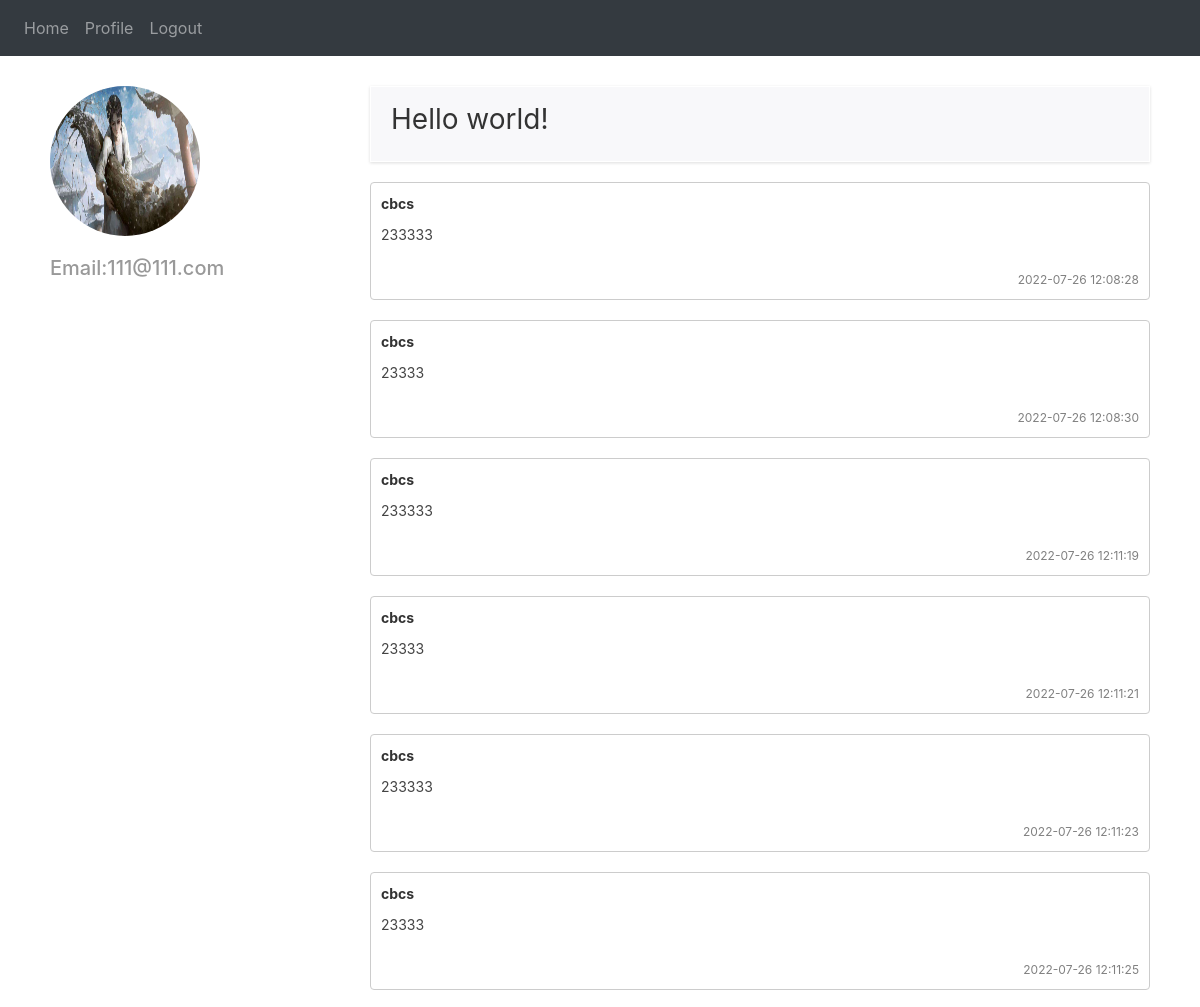
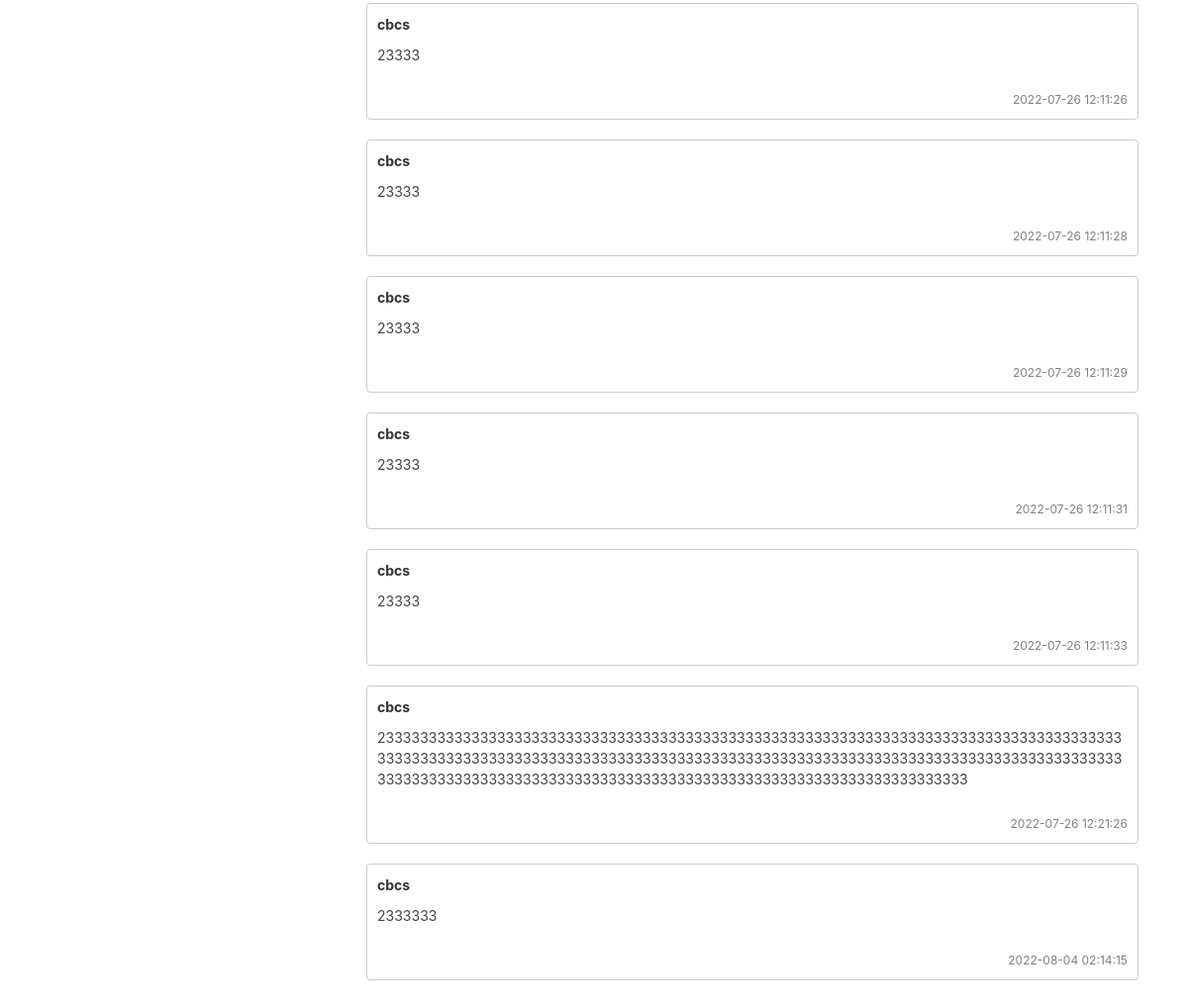
/profile/7 (signed in), run on the app's committed database (2 pictures, top to bottom).
### website/models.py (models this page shows)
class User(db.Model, UserMixin):
    id = db.Column(db.Integer, primary_key=True)
    email = db.Column(db.String(150), unique=True)
    password = db.Column(db.String(150))
    nickname = db.Column(db.String(150))
    portraitLink = db.Column(db.String(150),default='butterfly.jpg')
    notes = db.relationship('Note')

class Note(db.Model):
    id = db.Column(db.Integer, primary_key=True)
    data = db.Column(db.String(10000))
    date = db.Column(db.DateTime(timezone=True), default=func.now())
    user_id = db.Column(db.Integer, db.ForeignKey('user.id'))

### website/views.py (the view)
@views.route('/profile/<user_id>',methods=['GET', 'POST'])
@login_required
def profile(user_id):
    accessingUser=User.query.get(user_id) # 根据请求url获得被访问用户id
    return render_template("profile.html",user=current_user,accessingUser=accessingUser)

### website/__init__.py (called while the page is built)
def create_app():
    app = Flask(__name__)
    app.config['SECRET_KEY'] = 'hjshjhdjah kjshkjdhjs'
    app.config['SQLALCHEMY_DATABASE_URI'] = f'sqlite:///{DB_NAME}'
    db.init_app(app)
    from .views import views
    from .auth import auth
    app.register_blueprint(views, url_prefix='/')
    app.register_blueprint(auth, url_prefix='/')
    from .models import User, Note
    create_database(app)
    login_manager = LoginManager()
    login_manager.login_view = 'auth.login'
    login_manager.init_app(app)
    @login_manager.user_loader
    def load_user(id):
        return User.query.get(int(id))
    return app

### website/templates/profile.html (shortened to what this page needs)
{% extends "base.html" %} {% block title %}Profile{% endblock %} {% block
content %}
<div class="article_box clearfix">
  <div class="right">
    <div class="article_box_one">
      <div class="index_article_title clearfix">
        <h3>Hello world!</h3>
      </div>
      <ul class="index_article" id="notes">
        {% for note in accessingUser.notes %}
        <li class="article">
          <div class="show">
            <div class="show-content">
              <div class="show-name">
                {% if note.user_id == user.id %} me {% else %}
                {{accessingUser.nickname}} {% endif %}
              </div>
              <div class="show-txt">
                <p class="">{{ note.data }}</p>
              </div>
              <div class="show-time">{{ note.date }}</div>
            </div>
          </div>
        </li>
        {% endfor %}
      </ul>
    </div>
  </div>
  <div class="left">
    <div class="self_info">
      <img
        src="{{ url_for('static', filename='images/'+accessingUser.portraitLink) }}"
        class="round_icon"
        alt="{{accessingUser.portraitLink}}"
      />
      <div class="self_info_text">
        <h3>Email:{{accessingUser.email}}</h3>
      </div>
    </div>
  </div>
</div>
{% endblock%}

### website/static/css/base.css (style rules this page uses)
.self_info_text h3 { margin: 20px auto;font-size: 20px;text-align: left;color: #999; }
body { height: 100%; }
.article_box { width: 1100px;margin: 30px auto; }
.left { width: 300px;float: left; }
.right { width: 780px;float: right; }
.article_box_one { width: 100%;margin-bottom: 24px; }
.index_article_title { padding: 16px 20px;background:#f8f8fa;box-shadow: 0 1px 3px #ddd;border: 1px #fff solid;-webkit-box-shadow: 0 1px 3px #ddd; }
.index_article_title h3 { font-weight: normal;display: block;width: 90%;float: left;color: #333; }
.article { list-style-type: none; }
.show { width: 100%; margin: 20px auto; }
.show-content { width: 100%; border: 1px solid #ccc; border-radius: 4px; margin-bottom: 10px; padding: 10px; position: relative; overflow: hidden; }
.show-name { width: 100%; text-align: left; font-size: 14px; color: #333; font-weight: bold; }
.show-txt { width: 100%; color: #444; font-size: 14px; margin-top: 10px; }
.show-txt p { width: 100%; word-wrap: break-word; }
.show-time { float: right; font-size: 12px; color: #808080; margin-top: 10px; }
.round_icon { width: 150px; height: 150px; display: flex; border-radius: 50%; align-items: center; justify-content: center; overflow: hidden; }
* { padding: 0; margin: 0; box-sizing: border-box; }

### data on the page
Note: data "233333", date "2022-07-26 12:08:28"
User: nickname "cbcs", portraitLink (picture), email "111@111.com"
Note: data "23333", date "2022-07-26 12:08:30"
Note: data "233333", date "2022-07-26 12:11:19"
Note: data "23333", date "2022-07-26 12:11:21"
Note: data "233333", date "2022-07-26 12:11:23"
Note: data "23333", date "2022-07-26 12:11:25"
Note: data "23333", date "2022-07-26 12:11:26"
Note: data "23333", date "2022-07-26 12:11:28"
Note: data "23333", date "2022-07-26 12:11:29"
Note: data "23333", date "2022-07-26 12:11:31"
Note: data "23333", date "2022-07-26 12:11:33"
Note: data "233333333333333333333333333333333333333333333333333333333333333333333333333333333333333333333333333333333333333333333333333333333333333333333333333333333333333333333333333333333333333333333333333333333333333333333333333333333333333333333333333", date "2022-07-26 12:21:26"
Note: data "2333333", date "2022-08-04 02:14:15"
